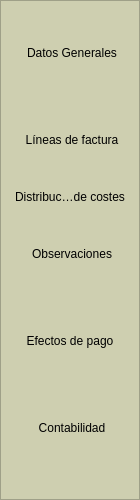
    <widget class="QFrame" name="frameButtons">
     <property name="sizePolicy">
      <sizepolicy hsizetype="Preferred" vsizetype="Expanding">
       <horstretch>0</horstretch>
       <verstretch>0</verstretch>
      </sizepolicy>
     </property>
     <property name="minimumSize">
      <size>
       <width>140</width>
       <height>450</height>
      </size>
     </property>
     <property name="maximumSize">
      <size>
       <width>135</width>
       <height>16777215</height>
      </size>
     </property>
     <property name="styleSheet">
      <string notr="true">background: #CECFB0</string>
     </property>
     <property name="frameShape">
      <enum>QFrame::StyledPanel</enum>
     </property>
     <property name="frameShadow">
      <enum>QFrame::Raised</enum>
     </property>
     <layout class="QVBoxLayout" name="verticalLayout">
      <item>
       <widget class="QToolButton" name="tbDatos">
        <property name="sizePolicy">
         <sizepolicy hsizetype="Preferred" vsizetype="Fixed">
          <horstretch>0</horstretch>
          <verstretch>0</verstretch>
         </sizepolicy>
        </property>
        <property name="minimumSize">
         <size>
          <width>120</width>
          <height>81</height>
         </size>
        </property>
        <property name="maximumSize">
         <size>
          <width>111</width>
          <height>81</height>
         </size>
        </property>
        <property name="focusPolicy">
         <enum>Qt::NoFocus</enum>
        </property>
        <property name="toolTip">
         <string>Presenta la información general de esta factura.</string>
        </property>
        <property name="statusTip">
         <string>Presenta la información general de esta factura.</string>
        </property>
        <property name="whatsThis">
         <string>Presenta la información general de esta factura.</string>
        </property>
        <property name="text">
         <string>Datos Generales</string>
        </property>
        <property name="icon">
         <iconset>
          <normaloff>:/images/commons/documentos.png</normaloff>:/images/commons/documentos.png</iconset>
        </property>
        <property name="iconSize">
         <size>
          <width>48</width>
          <height>48</height>
         </size>
        </property>
        <property name="checkable">
         <bool>true</bool>
        </property>
        <property name="autoExclusive">
         <bool>true</bool>
        </property>
        <property name="toolButtonStyle">
         <enum>Qt::ToolButtonTextUnderIcon</enum>
        </property>
        <property name="autoRaise">
         <bool>true</bool>
        </property>
       </widget>
      </item>
      <item>
       <widget class="QToolButton" name="tbLineas">
        <property name="sizePolicy">
         <sizepolicy hsizetype="Preferred" vsizetype="Fixed">
          <horstretch>0</horstretch>
          <verstretch>0</verstretch>
         </sizepolicy>
        </property>
        <property name="minimumSize">
         <size>
          <width>120</width>
          <height>81</height>
         </size>
        </property>
        <property name="maximumSize">
         <size>
          <width>111</width>
          <height>81</height>
         </size>
        </property>
        <property name="focusPolicy">
         <enum>Qt::NoFocus</enum>
        </property>
        <property name="toolTip">
         <string>Permite editar las líneas de detalles de la factura.</string>
        </property>
        <property name="statusTip">
         <string>Permite editar las líneas de detalles de la factura.</string>
        </property>
        <property name="whatsThis">
         <string>Permite editar las líneas de detalles de la factura.</string>
        </property>
        <property name="text">
         <string>Líneas de factura</string>
        </property>
        <property name="icon">
         <iconset>
          <normaloff>:/images/commons/articulos.png</normaloff>:/images/commons/articulos.png</iconset>
        </property>
        <property name="iconSize">
         <size>
          <width>48</width>
          <height>48</height>
         </size>
        </property>
        <property name="checkable">
         <bool>true</bool>
        </property>
        <property name="autoExclusive">
         <bool>true</bool>
        </property>
        <property name="toolButtonStyle">
         <enum>Qt::ToolButtonTextUnderIcon</enum>
        </property>
        <property name="autoRaise">
         <bool>true</bool>
        </property>
       </widget>
      </item>
      <item>
       <widget class="QToolButton" name="tbCostes">
        <property name="focusPolicy">
         <enum>Qt::NoFocus</enum>
        </property>
        <property name="text">
         <string>Distribución de costes</string>
        </property>
        <property name="icon">
         <iconset>
          <normaloff>:/images/commons/distribucioncostes.png</normaloff>:/images/commons/distribucioncostes.png</iconset>
        </property>
        <property name="iconSize">
         <size>
          <width>48</width>
          <height>48</height>
         </size>
        </property>
        <property name="checkable">
         <bool>true</bool>
        </property>
        <property name="autoExclusive">
         <bool>true</bool>
        </property>
        <property name="toolButtonStyle">
         <enum>Qt::ToolButtonTextUnderIcon</enum>
        </property>
        <property name="autoRaise">
         <bool>true</bool>
        </property>
       </widget>
      </item>
      <item>
       <widget class="QToolButton" name="tbObservaciones">
        <property name="sizePolicy">
         <sizepolicy hsizetype="Preferred" vsizetype="Fixed">
          <horstretch>0</horstretch>
          <verstretch>0</verstretch>
         </sizepolicy>
        </property>
        <property name="minimumSize">
         <size>
          <width>120</width>
          <height>81</height>
         </size>
        </property>
        <property name="maximumSize">
         <size>
          <width>111</width>
          <height>81</height>
         </size>
        </property>
        <property name="focusPolicy">
         <enum>Qt::NoFocus</enum>
        </property>
        <property name="toolTip">
         <string>Campo libre de observaciones.</string>
        </property>
        <property name="statusTip">
         <string>Campo libre de observaciones.</string>
        </property>
        <property name="whatsThis">
         <string>Campo libre de observaciones.</string>
        </property>
        <property name="text">
         <string>Observaciones</string>
        </property>
        <property name="icon">
         <iconset>
          <normaloff>:/images/commons/estadisticas.png</normaloff>:/images/commons/estadisticas.png</iconset>
        </property>
        <property name="iconSize">
         <size>
          <width>48</width>
          <height>48</height>
         </size>
        </property>
        <property name="checkable">
         <bool>true</bool>
        </property>
        <property name="autoExclusive">
         <bool>true</bool>
        </property>
        <property name="toolButtonStyle">
         <enum>Qt::ToolButtonTextUnderIcon</enum>
        </property>
        <property name="autoRaise">
         <bool>true</bool>
        </property>
       </widget>
      </item>
      <item>
       <widget class="QToolButton" name="tbEfectos">
        <property name="sizePolicy">
         <sizepolicy hsizetype="Preferred" vsizetype="Fixed">
          <horstretch>0</horstretch>
          <verstretch>0</verstretch>
         </sizepolicy>
        </property>
        <property name="minimumSize">
         <size>
          <width>0</width>
          <height>81</height>
         </size>
        </property>
        <property name="maximumSize">
         <size>
          <width>16777215</width>
          <height>81</height>
         </size>
        </property>
        <property name="focusPolicy">
         <enum>Qt::NoFocus</enum>
        </property>
        <property name="text">
         <string>Efectos de pago</string>
        </property>
        <property name="icon">
         <iconset>
          <normaloff>:/images/commons/tesoreria.png</normaloff>:/images/commons/tesoreria.png</iconset>
        </property>
        <property name="iconSize">
         <size>
          <width>48</width>
          <height>48</height>
         </size>
        </property>
        <property name="checkable">
         <bool>true</bool>
        </property>
        <property name="autoExclusive">
         <bool>true</bool>
        </property>
        <property name="toolButtonStyle">
         <enum>Qt::ToolButtonTextUnderIcon</enum>
        </property>
        <property name="autoRaise">
         <bool>true</bool>
        </property>
       </widget>
      </item>
      <item>
       <widget class="QToolButton" name="tbContabilidad">
        <property name="sizePolicy">
         <sizepolicy hsizetype="Preferred" vsizetype="Fixed">
          <horstretch>0</horstretch>
          <verstretch>0</verstretch>
         </sizepolicy>
        </property>
        <property name="minimumSize">
         <size>
          <width>120</width>
          <height>81</height>
         </size>
        </property>
        <property name="maximumSize">
         <size>
          <width>111</width>
          <height>81</height>
         </size>
        </property>
        <property name="focusPolicy">
         <enum>Qt::NoFocus</enum>
        </property>
        <property name="toolTip">
         <string>Acceda a los datos contables.</string>
        </property>
        <property name="statusTip">
         <string>Acceda a los datos contables.</string>
        </property>
        <property name="whatsThis">
         <string>Acceda a los datos contables.</string>
        </property>
        <property name="text">
         <string>Contabilidad</string>
        </property>
        <property name="icon">
         <iconset>
          <normaloff>:/images/commons/contabilidad.png</normaloff>:/images/commons/contabilidad.png</iconset>
        </property>
        <property name="iconSize">
         <size>
          <width>48</width>
          <height>48</height>
         </size>
        </property>
        <property name="checkable">
         <bool>true</bool>
        </property>
        <property name="autoExclusive">
         <bool>true</bool>
        </property>
        <property name="toolButtonStyle">
         <enum>Qt::ToolButtonTextUnderIcon</enum>
        </property>
        <property name="autoRaise">
         <bool>true</bool>
        </property>
       </widget>
      </item>
      <item>
       <spacer name="verticalSpacer">
        <property name="orientation">
         <enum>Qt::Vertical</enum>
        </property>
        <property name="sizeHint" stdset="0">
         <size>
          <width>20</width>
          <height>20</height>
         </size>
        </property>
       </spacer>
      </item>
     </layout>
    </widget>
